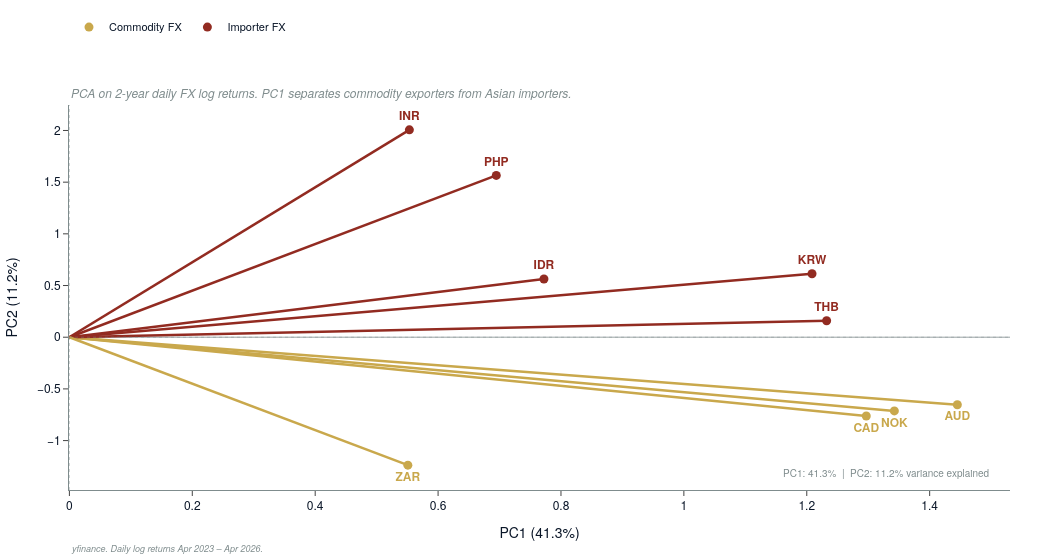

The code cell stored with this chart in its notebook:
### Markdown cell above
## Cell 5 — Hero 2: FX PCA Biplot (Slide 9)
**Chart:** PCA on 2-year FX daily returns — commodity currencies vs Asian importer currencies
**Title:** "COMMODITY FX IS DIVERGING. ASIAN IMPORTERS ARE NOT KEEPING UP."

### Code cell
from sklearn.decomposition import PCA
from sklearn.preprocessing import StandardScaler

LABEL_MAP = {
    "AUDUSD=X": "AUD", "CADUSD=X": "CAD", "NOKUSD=X": "NOK", "ZARUSD=X": "ZAR",
    "KRWUSD=X": "KRW", "IDRUSD=X": "IDR", "THBUSD=X": "THB",
    "INRUSD=X": "INR", "PHPUSD=X": "PHP",
}
COMMODITY_CCYS = {"AUDUSD=X", "CADUSD=X", "NOKUSD=X", "ZARUSD=X"}


def _synthetic_fx_returns():
    np.random.seed(42)
    n = 500
    cf = np.random.randn(n) * 0.008   # commodity factor
    mf = np.random.randn(n) * 0.006   # importer factor
    data = {}
    for t in LABEL_MAP:
        noise = np.random.randn(n) * 0.004
        data[t] = (0.70 * cf if t in COMMODITY_CCYS else 0.70 * mf) + 0.30 * noise
    return pd.DataFrame(data, index=pd.date_range("2023-04-03", periods=n, freq="B"))


def build_hero2():
    # ── Compute log returns ────────────────────────────────────────────────────
    fx_cols = [c for c in fx_df.columns if c in LABEL_MAP]
    if len(fx_cols) >= 6:
        returns = np.log(fx_df[fx_cols] / fx_df[fx_cols].shift(1)).dropna()
        print(f"Using real FX returns: {returns.shape}")
    else:
        print("Insufficient FX columns — synthetic fallback")
        returns = _synthetic_fx_returns()
        fx_cols = list(LABEL_MAP.keys())
        returns = returns[fx_cols]

    # ── PCA ────────────────────────────────────────────────────────────────────
    X = StandardScaler().fit_transform(returns[fx_cols])
    pca = PCA(n_components=2); pca.fit(X)
    loadings = pca.components_.T  # (n_features, 2)

    # Post-hoc sign: AUD should have +ve PC1 (commodity = right side)
    aud_i = fx_cols.index("AUDUSD=X") if "AUDUSD=X" in fx_cols else 0
    if loadings[aud_i, 0] < 0:
        loadings[:, 0] *= -1

    var = pca.explained_variance_ratio_
    print(f"PC1: {var[0]*100:.1f}%   PC2: {var[1]*100:.1f}%")

    # ── Biplot ─────────────────────────────────────────────────────────────────
    scale = 3.2
    fig = go.Figure()
    legend_done = set()

    for i, ticker in enumerate(fx_cols):
        lx, ly = loadings[i, 0] * scale, loadings[i, 1] * scale
        color  = GOLD if ticker in COMMODITY_CCYS else CRIMSON
        group  = "Commodity FX" if ticker in COMMODITY_CCYS else "Importer FX"
        label  = LABEL_MAP[ticker]

        # Arrow shaft
        fig.add_trace(go.Scatter(x=[0, lx], y=[0, ly], mode="lines",
            line=dict(color=color, width=2.5),
            legendgroup=group, showlegend=False))
        # Arrowhead + label
        show_leg = group not in legend_done
        fig.add_trace(go.Scatter(x=[lx], y=[ly], mode="markers+text",
            marker=dict(color=color, size=9),
            text=[f"<b>{label}</b>"],
            textposition="top center" if ly >= 0 else "bottom center",
            textfont=dict(color=color, size=12, family="Helvetica Neue, Arial, sans-serif"),
            name=group, legendgroup=group, showlegend=show_leg))
        legend_done.add(group)

    # Axis reference lines
    fig.add_hline(y=0, line_dash="dot", line_color=GREY, line_width=0.8, opacity=0.5)
    fig.add_vline(x=0, line_dash="dot", line_color=GREY, line_width=0.8, opacity=0.5)

    fig.add_annotation(
        text=f"PC1: {var[0]*100:.1f}%  |  PC2: {var[1]*100:.1f}% variance explained",
        xref="paper", yref="paper", x=0.98, y=0.02,
        xanchor="right", yanchor="bottom",
        font=dict(size=10, color=GREY), showarrow=False)

    fig = apply_layout(fig,
        title="COMMODITY FX IS DIVERGING. ASIAN IMPORTERS ARE NOT KEEPING UP.",
        subtitle="PCA on 2-year daily FX log returns. PC1 separates commodity exporters from Asian importers.",
        source="yfinance. Daily log returns Apr 2023 – Apr 2026.")
    fig.update_layout(
        xaxis=dict(title=f"PC1 ({var[0]*100:.1f}%)", zeroline=True,
                   zerolinecolor=GREY, zerolinewidth=0.8, showgrid=False),
        yaxis=dict(title=f"PC2 ({var[1]*100:.1f}%)", zeroline=True,
                   zerolinecolor=GREY, zerolinewidth=0.8, showgrid=False),
        legend=dict(orientation="h", x=0.0, y=1.24),
    )
    export_chart(fig, "hero_2_fx_pca")
    return fig

fig_hero2 = build_hero2()
fig_hero2.show()

### Figure 1 — Plotly figure (JSON) as saved in the notebook; plotly's stock layout.template omitted (floating-point values rounded to 4 significant figures)
{"data": [{"legendgroup": "Commodity FX", "line": {"color": "#C9A84C", "width": 2.5}, "mode": "lines", "showlegend": false, "type": "scatter", "x": [0, 1.445], "y": [0, -0.6529]}, {"legendgroup": "Commodity FX", "marker": {"color": "#C9A84C", "size": 9}, "mode": "markers+text", "name": "Commodity FX", "showlegend": true, "text": ["<b>AUD</b>"], "textfont": {"color": "#C9A84C", "family": "Helvetica Neue, Arial, sans-serif", "size": 12}, "textposition": "bottom center", "type": "scatter", "x": [1.445], "y": [-0.6529]}, {"legendgroup": "Commodity FX", "line": {"color": "#C9A84C", "width": 2.5}, "mode": "lines", "showlegend": false, "type": "scatter", "x": [0, 1.297], "y": [0, -0.7627]}, {"legendgroup": "Commodity FX", "marker": {"color": "#C9A84C", "size": 9}, "mode": "markers+text", "name": "Commodity FX", "showlegend": false, "text": ["<b>CAD</b>"], "textfont": {"color": "#C9A84C", "family": "Helvetica Neue, Arial, sans-serif", "size": 12}, "textposition": "bottom center", "type": "scatter", "x": [1.297], "y": [-0.7627]}, {"legendgroup": "Importer FX", "line": {"color": "#922B21", "width": 2.5}, "mode": "lines", "showlegend": false, "type": "scatter", "x": [0, 0.7723], "y": [0, 0.5636]}, {"legendgroup": "Importer FX", "marker": {"color": "#922B21", "size": 9}, "mode": "markers+text", "name": "Importer FX", "showlegend": true, "text": ["<b>IDR</b>"], "textfont": {"color": "#922B21", "family": "Helvetica Neue, Arial, sans-serif", "size": 12}, "textposition": "top center", "type": "scatter", "x": [0.7723], "y": [0.5636]}, {"legendgroup": "Importer FX", "line": {"color": "#922B21", "width": 2.5}, "mode": "lines", "showlegend": false, "type": "scatter", "x": [0, 0.5533], "y": [0, 2.006]}, {"legendgroup": "Importer FX", "marker": {"color": "#922B21", "size": 9}, "mode": "markers+text", "name": "Importer FX", "showlegend": false, "text": ["<b>INR</b>"], "textfont": {"color": "#922B21", "family": "Helvetica Neue, Arial, sans-serif", "size": 12}, "textposition": "top center", "type": "scatter", "x": [0.5533], "y": [2.006]}, {"legendgroup": "Importer FX", "line": {"color": "#922B21", "width": 2.5}, "mode": "lines", "showlegend": false, "type": "scatter", "x": [0, 1.209], "y": [0, 0.6139]}, {"legendgroup": "Importer FX", "marker": {"color": "#922B21", "size": 9}, "mode": "markers+text", "name": "Importer FX", "showlegend": false, "text": ["<b>KRW</b>"], "textfont": {"color": "#922B21", "family": "Helvetica Neue, Arial, sans-serif", "size": 12}, "textposition": "top center", "type": "scatter", "x": [1.209], "y": [0.6139]}, {"legendgroup": "Commodity FX", "line": {"color": "#C9A84C", "width": 2.5}, "mode": "lines", "showlegend": false, "type": "scatter", "x": [0, 1.343], "y": [0, -0.7127]}, {"legendgroup": "Commodity FX", "marker": {"color": "#C9A84C", "size": 9}, "mode": "markers+text", "name": "Commodity FX", "showlegend": false, "text": ["<b>NOK</b>"], "textfont": {"color": "#C9A84C", "family": "Helvetica Neue, Arial, sans-serif", "size": 12}, "textposition": "bottom center", "type": "scatter", "x": [1.343], "y": [-0.7127]}, {"legendgroup": "Importer FX", "line": {"color": "#922B21", "width": 2.5}, "mode": "lines", "showlegend": false, "type": "scatter", "x": [0, 0.6947], "y": [0, 1.565]}, {"legendgroup": "Importer FX", "marker": {"color": "#922B21", "size": 9}, "mode": "markers+text", "name": "Importer FX", "showlegend": false, "text": ["<b>PHP</b>"], "textfont": {"color": "#922B21", "family": "Helvetica Neue, Arial, sans-serif", "size": 12}, "textposition": "top center", "type": "scatter", "x": [0.6947], "y": [1.565]}, {"legendgroup": "Importer FX", "line": {"color": "#922B21", "width": 2.5}, "mode": "lines", "showlegend": false, "type": "scatter", "x": [0, 1.232], "y": [0, 0.1597]}, {"legendgroup": "Importer FX", "marker": {"color": "#922B21", "size": 9}, "mode": "markers+text", "name": "Importer FX", "showlegend": false, "text": ["<b>THB</b>"], "textfont": {"color": "#922B21", "family": "Helvetica Neue, Arial, sans-serif", "size": 12}, "textposition": "top center", "type": "scatter", "x": [1.232], "y": [0.1597]}, {"legendgroup": "Commodity FX", "line": {"color": "#C9A84C", "width": 2.5}, "mode": "lines", "showlegend": false, "type": "scatter", "x": [0, 0.5508], "y": [0, -1.237]}, {"legendgroup": "Commodity FX", "marker": {"color": "#C9A84C", "size": 9}, "mode": "markers+text", "name": "Commodity FX", "showlegend": false, "text": ["<b>ZAR</b>"], "textfont": {"color": "#C9A84C", "family": "Helvetica Neue, Arial, sans-serif", "size": 12}, "textposition": "bottom center", "type": "scatter", "x": [0.5508], "y": [-1.237]}], "layout": {"annotations": [{"font": {"color": "#7F8C8D", "size": 10}, "showarrow": false, "text": "PC1: 41.3%  |  PC2: 11.2% variance explained", "x": 0.98, "xanchor": "right", "xref": "paper", "y": 0.02, "yanchor": "bottom", "yref": "paper"}, {"font": {"color": "#7F8C8D", "family": "Helvetica Neue, Arial, sans-serif", "size": 12}, "showarrow": false, "text": "<i>PCA on 2-year daily FX log returns. PC1 separates commodity exporters from Asian importers.</i>", "x": 0.0, "xanchor": "left", "xref": "paper", "y": 1.06, "yanchor": "top", "yref": "paper"}, {"font": {"color": "#7F8C8D", "family": "Helvetica Neue, Arial, sans-serif", "size": 9}, "showarrow": false, "text": "<i>yfinance. Daily log returns Apr 2023 – Apr 2026.</i>", "x": 0.0, "xanchor": "left", "xref": "paper", "y": -0.13, "yanchor": "top", "yref": "paper"}], "font": {"color": "#0A1628", "family": "Helvetica Neue, Arial, sans-serif"}, "height": 560, "legend": {"bgcolor": "rgba(0,0,0,0)", "bordercolor": "rgba(0,0,0,0)", "font": {"color": "#0A1628", "size": 11}, "orientation": "h", "x": 0.0, "y": 1.24}, "margin": {"b": 70, "l": 60, "r": 40, "t": 100}, "paper_bgcolor": "white", "plot_bgcolor": "white", "shapes": [{"line": {"color": "#7F8C8D", "dash": "dot", "width": 0.8}, "opacity": 0.5, "type": "line", "x0": 0, "x1": 1, "xref": "x domain", "y0": 0, "y1": 0, "yref": "y"}, {"line": {"color": "#7F8C8D", "dash": "dot", "width": 0.8}, "opacity": 0.5, "type": "line", "x0": 0, "x1": 0, "xref": "x", "y0": 0, "y1": 1, "yref": "y domain"}], "width": 1050, "xaxis": {"linecolor": "#7F8C8D", "linewidth": 1, "showgrid": false, "ticks": "outside", "title": {"text": "PC1 (41.3%)"}, "zeroline": true, "zerolinecolor": "#7F8C8D", "zerolinewidth": 0.8}, "yaxis": {"linecolor": "#7F8C8D", "linewidth": 1, "showgrid": false, "ticks": "outside", "title": {"text": "PC2 (11.2%)"}, "zeroline": true, "zerolinecolor": "#7F8C8D", "zerolinewidth": 0.8}}}
